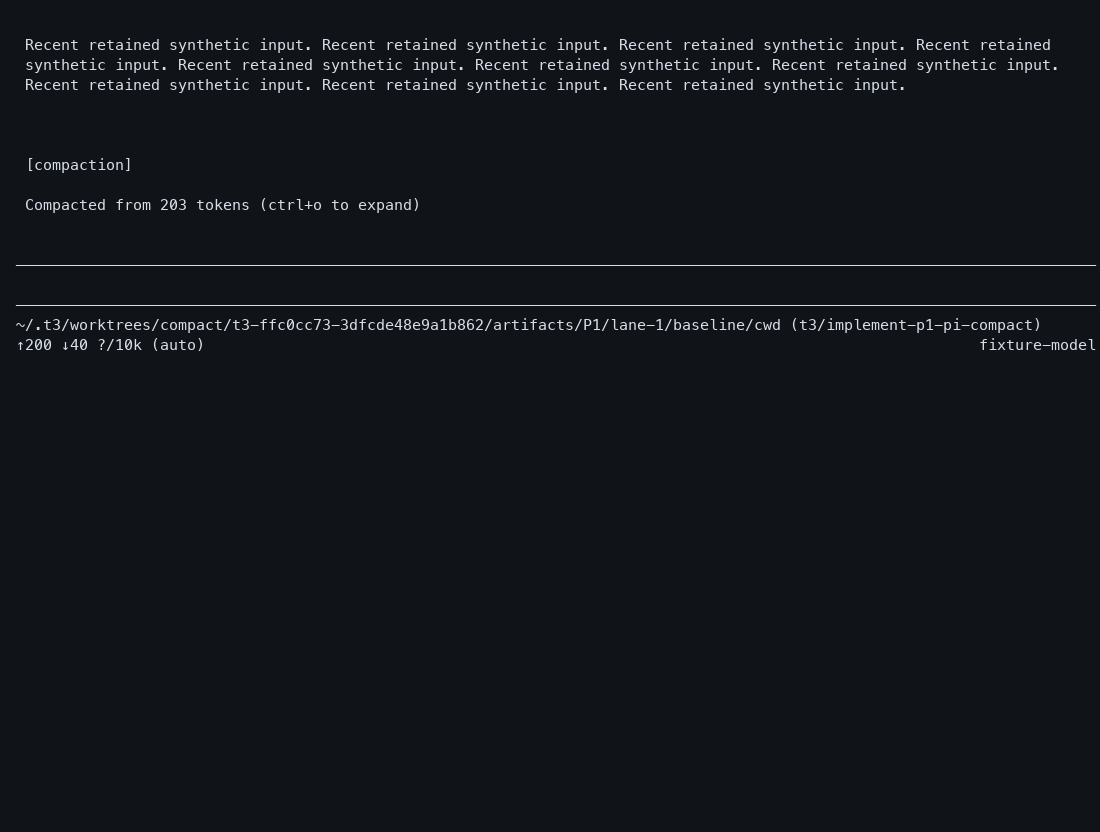
#> input picture artifacts/P1/lane-1/baseline/native.png, 1100 x 832 px, found by its file name
$ python compose-baseline.py
#> lines starting #> are read from the running program, lines starting #| are printed output that depends on the picture
from pathlib import Path
from PIL import Image
import json
base = Path(__file__).parent
native = Path(json.loads((base / 'audit.json').read_text())['paths']['native'])
#> (reads artifacts/P5/audit.json from the repository)
a = Image.open(native / 'baseline/native.png')
#> a is the input picture: PIL image 1100x832 RGB; mean R, G, B 19, 23, 27.1
b = Image.open(native / 'manual/dark-90.png')
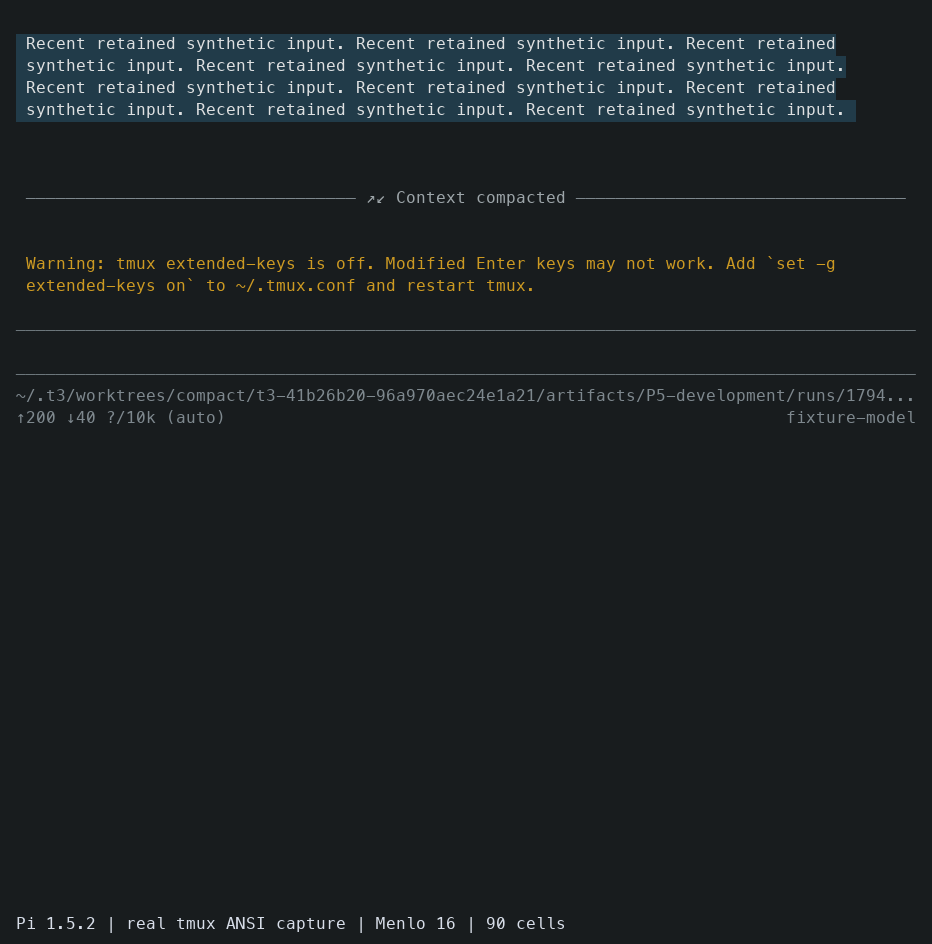
#> input picture artifacts/P5-development/runs/1794811889111/manual/dark-90.png, 932 x 944 px, found by its file name
#> b is the input picture: PIL image 932x944 RGB; mean R, G, B 28.1, 33.5, 36
canvas = Image.new('RGB', (a.width + b.width, max(a.height, b.height)), '#181c1e')
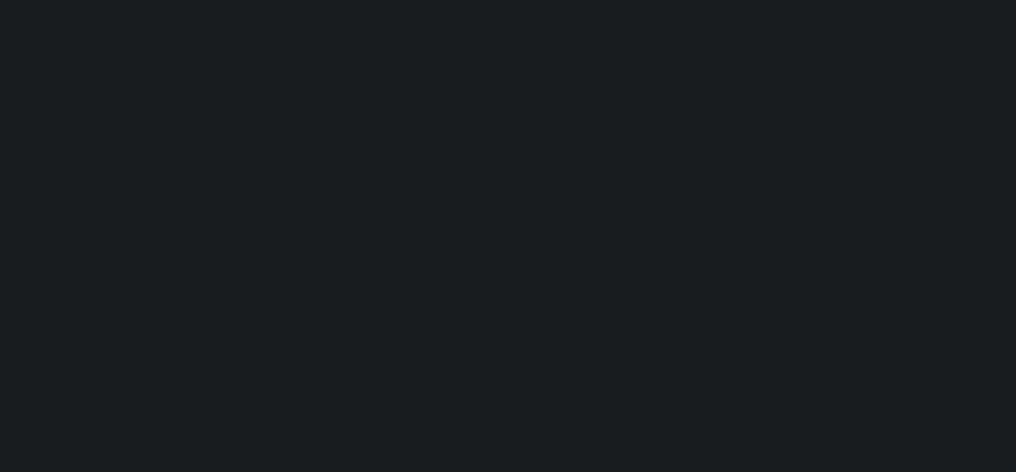
#> canvas: PIL image 2032x944 RGB (shown at 1/2 size); mean R, G, B 24, 28, 30
canvas.paste(a, (0, 0))
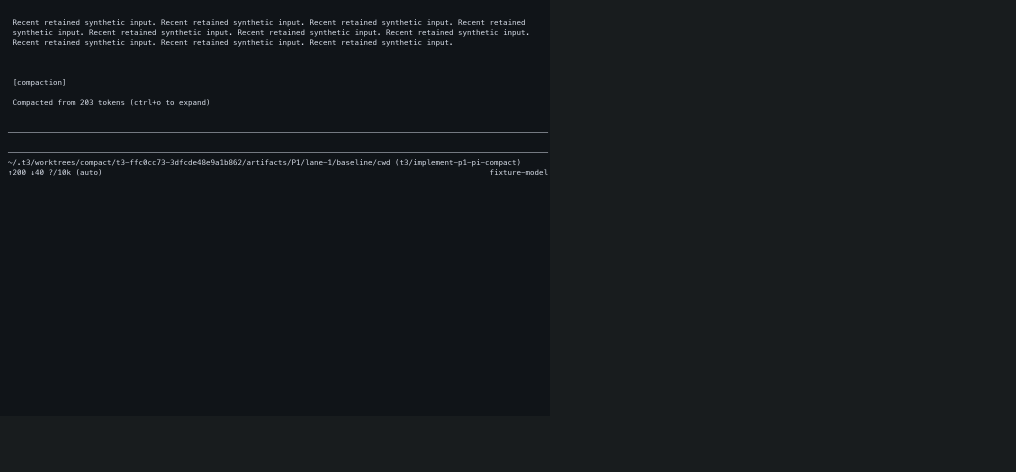
#> canvas: PIL image 2032x944 RGB (shown at 1/2 size); mean R, G, B 21.6, 25.6, 28.6
canvas.paste(b, (a.width, 0))
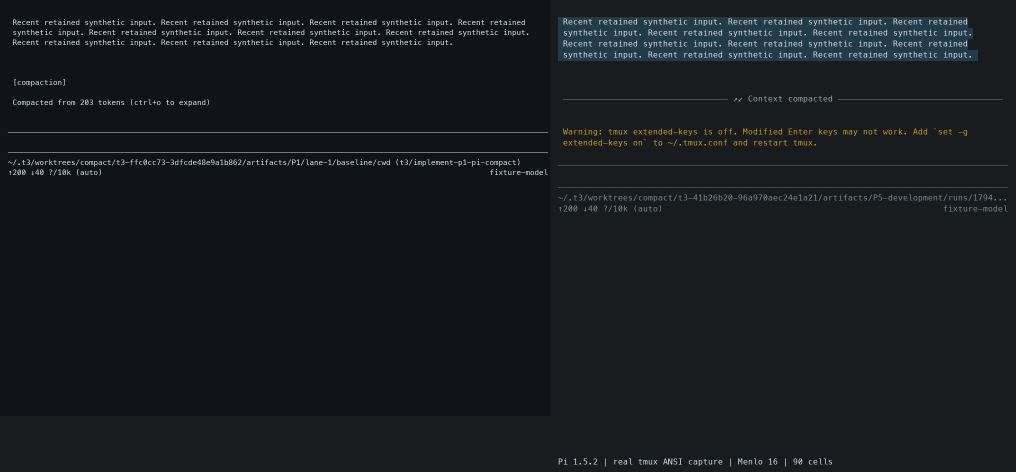
#> canvas: PIL image 2032x944 RGB (shown at 1/2 size); mean R, G, B 23.5, 28.2, 31.4
canvas.save(base / 'review/lane1-before-after.png')
